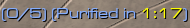
#> input picture tests/ocr sampling/01en/zz_origional/prot-singlehero-withtime/raw_screenshots/05-white-117.png, 190 x 28 px; its folder holds only this picture in this run
$ python bluemaker.py
#> lines starting #> are read from the running program, lines starting #| are printed output that depends on the picture; after the words box and inside, x2 and y2 are one past the last pixel; in counts of white or black regions, pixels touching at a corner belong together
#> in main, img is the input picture: shape (28, 190, 3); mean B, G, R 115.2, 122.8, 130.9
# -*- coding: utf-8 -*-
import cv2
import numpy as np
import os

# === 蓝色文字 (Blue/Protoss) 专用配置 ===
INPUT_DIR = 'raw_screenshots'
OUTPUT_DIR = 'templates_blue_processed'

# === 你调试出的参数 ===
SCALE_FACTOR = 4.0      # 默认放大倍数
TOPHAT_K = 4            # 去纹理核心参数
GLOBAL_THRESH_VAL = 45  # 低阈值配合TopHat
ERODE_ITER = 2          # 稍微削细

def preprocess_blue_text(img_bgr):
    if img_bgr is None: return None

    # 1. 放大 (Scale 4.0)
    h, w = img_bgr.shape[:2]
#> h = 28; w = 190
    img_resized = cv2.resize(img_bgr, (int(w * SCALE_FACTOR), int(h * SCALE_FACTOR)), interpolation=cv2.INTER_CUBIC)
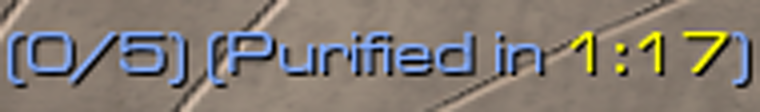
#> img_resized: shape (112, 760, 3); mean B, G, R 115.2, 122.8, 130.9

    # 2. 颜色分离 (Blue Channel)
    # 蓝色文字特征：蓝色通道极亮
    b, g, r = cv2.split(img_resized)
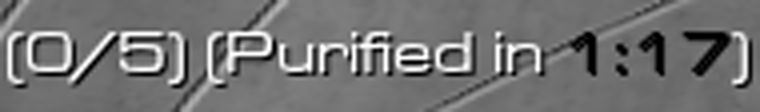
#> b: shape (112, 760); min 0, max 255, mean 115.2
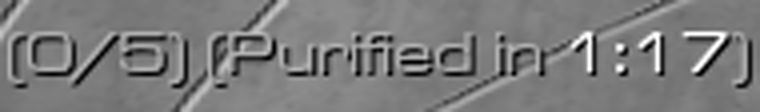
#> g: shape (112, 760); min 0, max 255, mean 122.8
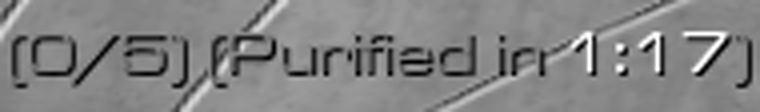
#> r: shape (112, 760); min 0, max 255, mean 130.9
    gray = b

    # 3. 顶帽运算 (TopHat = 4)
    # 这一步能有效把背景纹理抹平，只留下突出的文字
    if TOPHAT_K > 0:
        k_size = (TOPHAT_K * 2) + 1
        kernel = cv2.getStructuringElement(cv2.MORPH_RECT, (k_size, k_size))
        gray = cv2.morphologyEx(gray, cv2.MORPH_TOPHAT, kernel)
        # 拉伸对比度，确保文字亮度足够
        gray = cv2.normalize(gray, None, 0, 255, cv2.NORM_MINMAX)

    # 4. 双边滤波 (标准降噪)
    filtered = cv2.bilateralFilter(gray, d=9, sigmaColor=100, sigmaSpace=75)
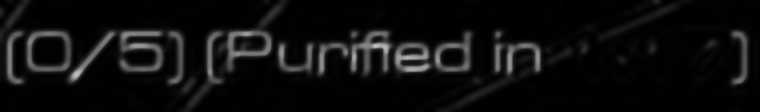
#> filtered: shape (112, 760); min 0, max 191, mean 13.9

    # 5. 全局阈值 (Thresh = 31)
    _, binary = cv2.threshold(filtered, GLOBAL_THRESH_VAL, 255, cv2.THRESH_BINARY)
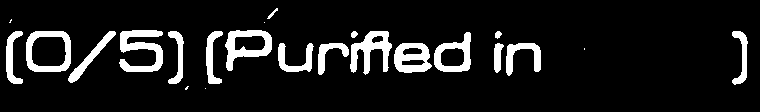
#> binary: shape (112, 760); 10.3% white; 23 white regions (5 under 20 px), largest, box (x1, y1, x2, y2) and area: (119, 30, 163, 72) 999, (350, 31, 392, 75) 893, (225, 30, 272, 71) 857

    # 6. 腐蚀 (Erode = 1)
    if ERODE_ITER > 0:
        kernel = cv2.getStructuringElement(cv2.MORPH_RECT, (2, 2))
        binary = cv2.erode(binary, kernel, iterations=ERODE_ITER)
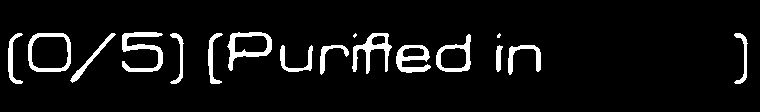
#> binary: shape (112, 760); 6.6% white; 17 white regions (2 under 20 px), largest, box (x1, y1, x2, y2) and area: (122, 32, 163, 72) 662, (352, 33, 392, 74) 587, (227, 32, 272, 71) 578

    return binary

def main():
    if not os.path.exists(INPUT_DIR):
        print(f"错误：找不到文件夹 '{INPUT_DIR}'")
        return
    if not os.path.exists(OUTPUT_DIR):
        os.makedirs(OUTPUT_DIR)

    files = [f for f in os.listdir(INPUT_DIR) if f.lower().endswith(('.png', '.jpg'))]
    print(f"开始处理 {len(files)} 张图片 (蓝色文字模式)...")
    print(f"参数: TopHat={TOPHAT_K}, Thresh={GLOBAL_THRESH_VAL}, Erode={ERODE_ITER}")

    for filename in files:
        img = cv2.imread(os.path.join(INPUT_DIR, filename))
        if img is None: continue

        result = preprocess_blue_text(img)

        if result is not None:
            # 加前缀 blue_ 防止混淆
            out_path = os.path.join(OUTPUT_DIR, 'blue_' + filename)
            cv2.imwrite(out_path, result)
            print(f"已保存: {out_path}")

    print("="*30)
    print("完成！请去 templates_blue_processed 文件夹裁剪蓝色数字。")

if __name__ == '__main__':
    main()

$ run again, on tests/ocr sampling/01en/zz_origional/prot-singlehero-withtime/raw_screenshots/05-yellow-208.png
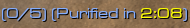
#> input picture tests/ocr sampling/01en/zz_origional/prot-singlehero-withtime/raw_screenshots/05-yellow-208.png, 190 x 28 px
#> in main, img is the input picture: shape (28, 190, 3); mean B, G, R 86.3, 110.9, 130.3
#> in preprocess_blue_text, `b, g, r = cv2.split(img_resized)`:
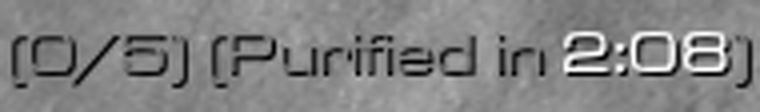
#> r: shape (112, 760); min 0, max 255, mean 130.3
#> in preprocess_blue_text, `binary = cv2.erode(binary, kernel, iterations=ERODE_ITER)`:
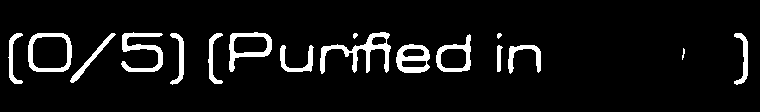
#> binary: shape (112, 760); 7.1% white; 17 white regions, largest, box (x1, y1, x2, y2) and area: (320, 32, 391, 74) 875, (121, 32, 163, 72) 660, (28, 33, 72, 72) 586

$ run again, on tests/ocr sampling/01en/zz_origional/prot-singlehero-withtime/raw_screenshots/05-white-123.png
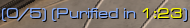
#> input picture tests/ocr sampling/01en/zz_origional/prot-singlehero-withtime/raw_screenshots/05-white-123.png, 190 x 28 px
#> in main, img is the input picture: shape (28, 190, 3); mean B, G, R 103.6, 114, 122.7
#> in preprocess_blue_text, `b, g, r = cv2.split(img_resized)`:
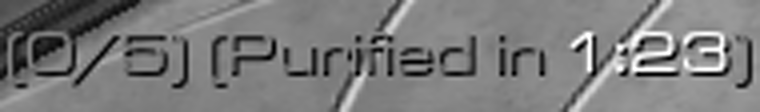
#> r: shape (112, 760); min 0, max 255, mean 122.7
#> in preprocess_blue_text, `binary = cv2.erode(binary, kernel, iterations=ERODE_ITER)`:
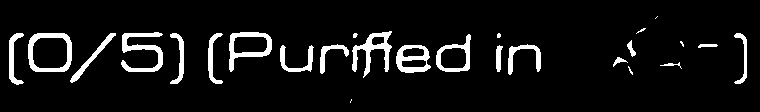
#> binary: shape (112, 760); 7.4% white; 26 white regions (7 under 20 px), largest, box (x1, y1, x2, y2) and area: (121, 32, 163, 72) 671, (352, 31, 392, 78) 667, (28, 33, 72, 72) 645
